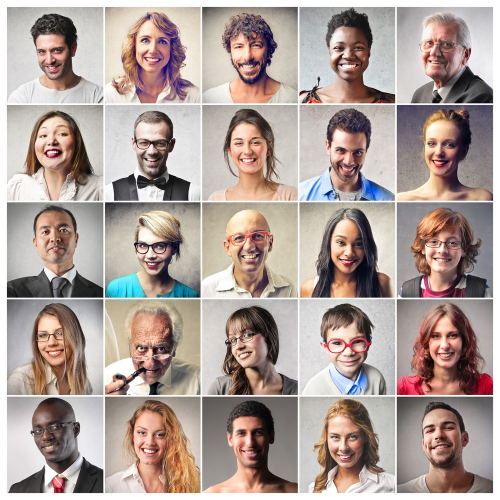
#> input picture images/faces.jpg, 1000 x 1000 px, given in place of the camera (shown at 1/2 size)
$ python shapeDetection.py
#> lines starting #> are read from the running program, lines starting #| are printed output that depends on the picture; after the words box and inside, x2 and y2 are one past the last pixel; in counts of white or black regions, pixels touching at a corner belong together
import cv2
import numpy as np
from utilities.StackImages import stackImages

url = "C:\\Users\\hamza\\OneDrive\\Computer Vision\\images\\rhombus.jpg"
cap = cv2.VideoCapture(0)

def empty(a):
    pass

cv2.namedWindow("Threshold Detector")
cv2.resizeWindow("Threshold Detector", 900, 300)
cv2.createTrackbar("Threshold 1", "Threshold Detector", 170, 255, empty)
cv2.createTrackbar("Threshold 2", "Threshold Detector", 180, 255, empty)
cv2.createTrackbar("Area", "Threshold Detector", 10, 5000, empty)

def getContours(img, imgContour):
    contours, hierarchy = cv2.findContours(img, cv2.RETR_EXTERNAL, cv2.CHAIN_APPROX_SIMPLE)

    for cnt in contours:
        area = cv2.contourArea(cnt)
        c_area = cv2.getTrackbarPos("Area", "Threshold Detector")
        if area > c_area:
            cv2.drawContours(imgContour, cnt, -1, (0, 255, 0), 8)
            peri = cv2.arcLength(cnt, True)
            approx = cv2.approxPolyDP(cnt, 0.02*peri, True)

            x, y, w, h = cv2.boundingRect(approx)
            cv2.rectangle(imgContour, (x, y), (x+w, y+h), (0, 255, 0), 5)
            cv2.putText(imgContour, "Point: " + str(len(approx)), (x + 20, y + h + 50), cv2.FONT_HERSHEY_COMPLEX, 2, (0, 255, 0), 4)
            cv2.putText(imgContour, "Area: " + str(area), (x + 20, y + h + 100), cv2.FONT_HERSHEY_COMPLEX, 2, (0, 255, 0), 4)

while True:
    # img = cv2.imread(url)
    _, img = cap.read()
#> img is the input picture: shape (1000, 1000, 3); mean B, G, R 152.5, 158.7, 174.1
    img = cv2.flip(img, 1)
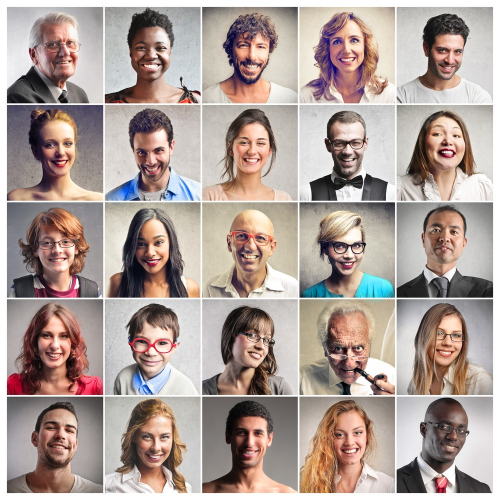
#> img: shape (1000, 1000, 3) (shown at 1/2 size); mean B, G, R 152.5, 158.7, 174.1
    imgContour = img.copy()
    ths1 = cv2.getTrackbarPos("Threshold 1", "Threshold Detector")
    ths2 = cv2.getTrackbarPos("Threshold 2", "Threshold Detector")
    imgCanny = cv2.Canny(img, ths1, ths2)
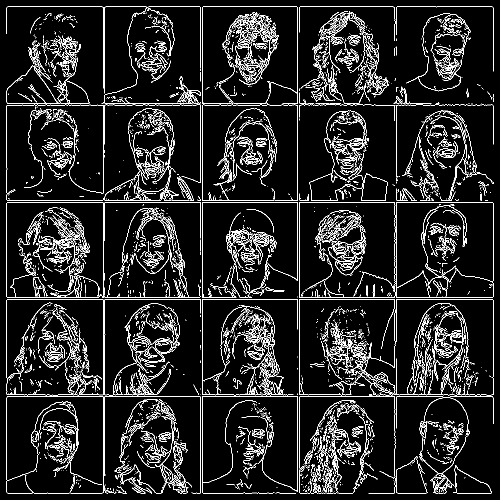
#> imgCanny: shape (1000, 1000) (shown at 1/2 size); 8.8% white in thin lines or dots

    getContours(imgCanny, imgContour)
#> in getContours, `contours, hierarchy = cv2.findContours(img, cv2.RETR_EXTERNAL, cv2.CHA..`: contours = 3994 contours, 3855 with area under 20; largest, box (x1, y1, x2, y2) and area: (13, 793, 207, 987) 37236, (13, 598, 207, 791) 36878, (793, 404, 987, 596) 36856, (598, 404, 791, 596) 36521, (209, 216, 357, 402) 14768
#> in getContours, `area = cv2.contourArea(cnt)`: area = 0

    stackImg = stackImages(0.5, [[img, imgCanny], [imgContour, imgContour]])
    cv2.imshow("Web Cam", stackImg)
    if cv2.waitKey(1) & 0xFF == ord('q'):
        break
